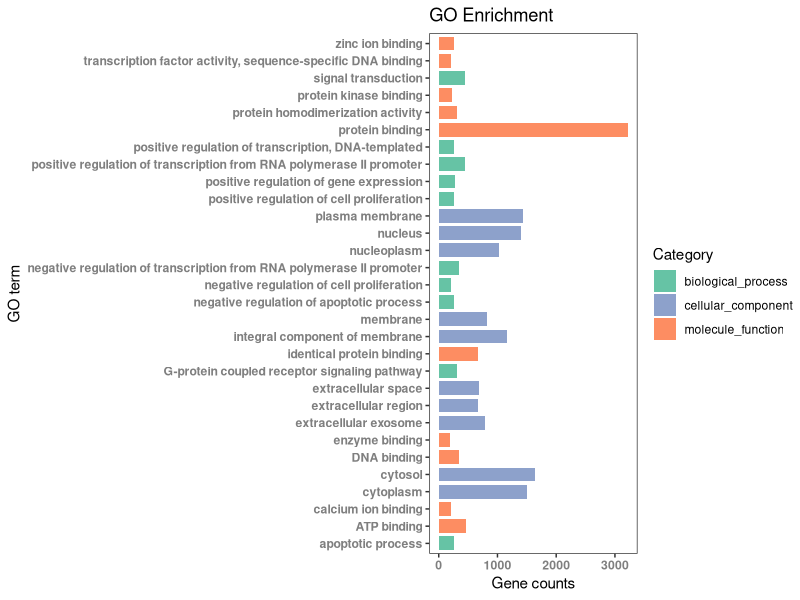

This figure's R source:
setwd("C:/Users/DELL/Desktop/BioNLP/data")
go <- read.table(file = "GO.txt", sep = "\t", header = T, quote = '')
go_si <- go[go$PValue < 0.05, ]
library(tidyr)
go_si <- separate(go_si, Term, sep = "~", into = c("ID", "Term"))
bp <- go_si[go_si$Category == "GOTERM_BP_DIRECT", ]
bp <- bp[order(bp$Count, decreasing = T), ]
BP <- bp[1:10, ]
cc <- go_si[go_si$Category == "GOTERM_CC_DIRECT", ]
cc <- cc[order(cc$Count, decreasing = T), ]
CC <- cc[1:10, ]
mf <- go_si[go_si$Category == "GOTERM_MF_DIRECT", ]
mf <- mf[order(mf$Count, decreasing = T), ]
MF <- mf[1:10, ]
GO <- rbind(BP, CC, MF)
GO$Category <- rep(c("biological_process","cellular_component","molecule_function"), each = 10)
COLS <- c("#66C3A5", "#8DA1CB", "#FD8D62")
library(ggplot2)
p <- ggplot(data = GO, aes(x = Term,y = Count, fill = Category)) + geom_bar(stat="identity", width=0.8) + coord_flip() +  xlab("GO term") + ylab("Gene counts") +scale_fill_manual(values = COLS)+ theme_test() + theme(axis.text = element_text(face = "bold", color = "gray50")) + labs(title = "GO Enrichment")
p
